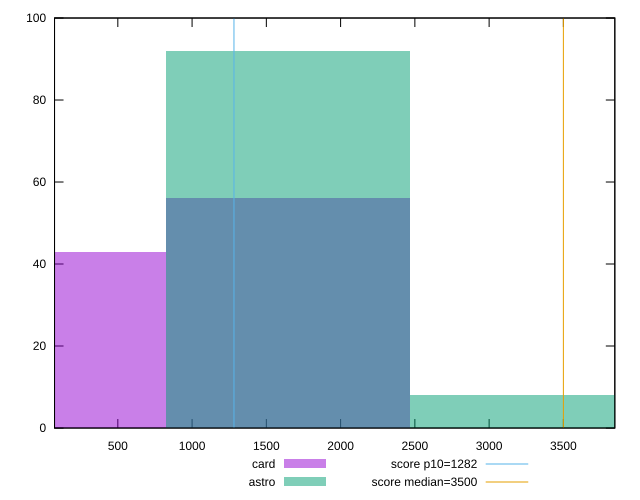

The script that saved this image:
reset

$card <<EOF
1646.9030931313468 56
0 43
EOF

$astro <<EOF
1646.9030931313468 92
3293.8061862626937 8
EOF

set key outside below
set boxwidth 1646.9030931313468
set xrange [73.844:3846.343999999999]
set yrange [0:100]
set trange [0:100]
set style fill transparent solid 0.5 noborder

set parametric
set terminal svg size 640, 500 enhanced background rgb 'white'
set output "reports/report_00027_2021-02-24T12-40-31.850Z/bootup-time/comparison/histogram/2_vs_3.svg"

plot $card title "card" with boxes, \
     $astro title "astro" with boxes, \
     1282,t title "score p10=1282", \
     3500,t title "score median=3500"

reset
